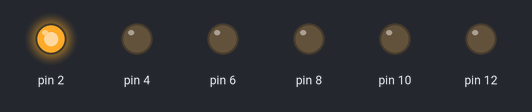
Recording of a sketch running on a simulated Arduino Nano, built with avr-gcc and run on an emulated ATmega328P. Parts: output pins drawn as LEDs (lit = HIGH).

Above: at 0.05 s.
At 0.35 s:
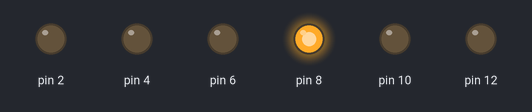
At 0.95 s:
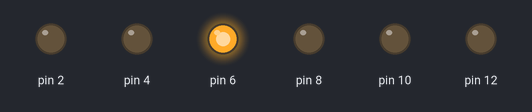
At 1.35 s:
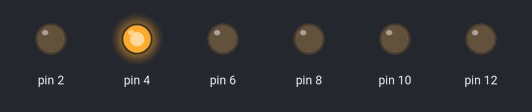
At 1.8 s:
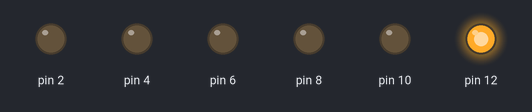
At 2.85 s:
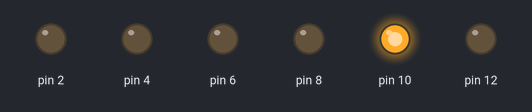
Timing chart, 0 to 3.1 s (numbered marks = the images above):
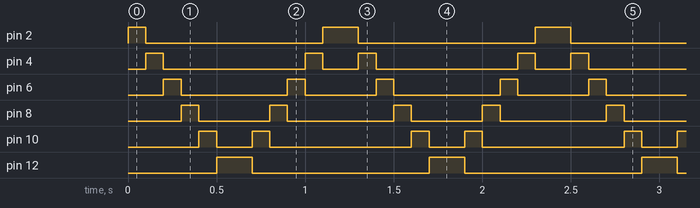

Measured:
- by itself, pin 2: repeats every 1.2 s: LOW 1.0 s, HIGH 0.20 s
- by itself, pin 4: repeats every 1.2 s: LOW 0.80 s, HIGH 0.10 s, LOW 0.20 s, HIGH 0.10 s
- by itself, pin 6: repeats every 1.2 s: LOW 0.60 s, HIGH 0.10 s, LOW 0.40 s, HIGH 0.10 s
- by itself, pin 8: repeats every 1.2 s: LOW 0.40 s, HIGH 0.10 s, LOW 0.60 s, HIGH 0.10 s
- by itself, pin 10: repeats every 1.2 s: LOW 0.20 s, HIGH 0.10 s, LOW 0.80 s, HIGH 0.10 s
- by itself, pin 12: alternates HIGH for 0.20 s and LOW for 1.0 s

The sketch:

Projekt2.ino
```cpp
#define DAUER 100
void setup()
{
	for (int i = 2; i <= 12; i = i + 2)
		pinMode(i, OUTPUT);
}

void loop()
{
	for (int i = 2; i <= 12; i = i + 2)
	{
		digitalWrite(i, HIGH);
		delay(DAUER);
		digitalWrite(i, LOW);
	}
	for (int i = 12; i >= 2; i = i - 2)
	{
		digitalWrite(i, HIGH);
		delay(DAUER);
		digitalWrite(i, LOW);
	}
}
```
